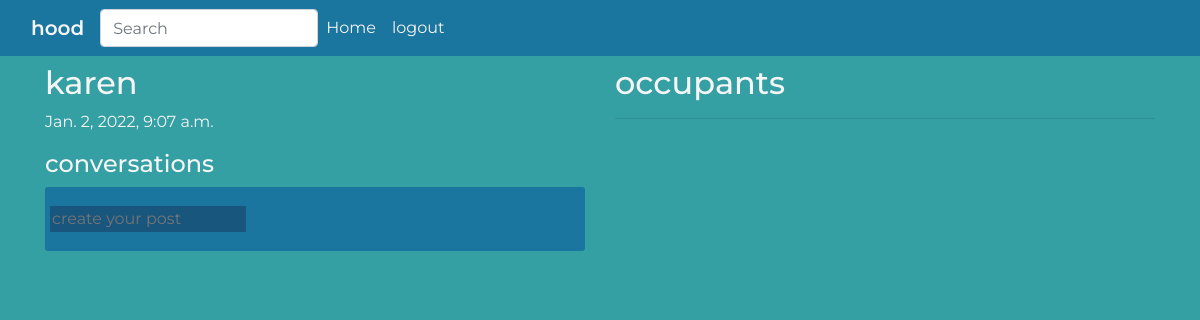
Before: /hood/2/ (signed in) with the older database file.
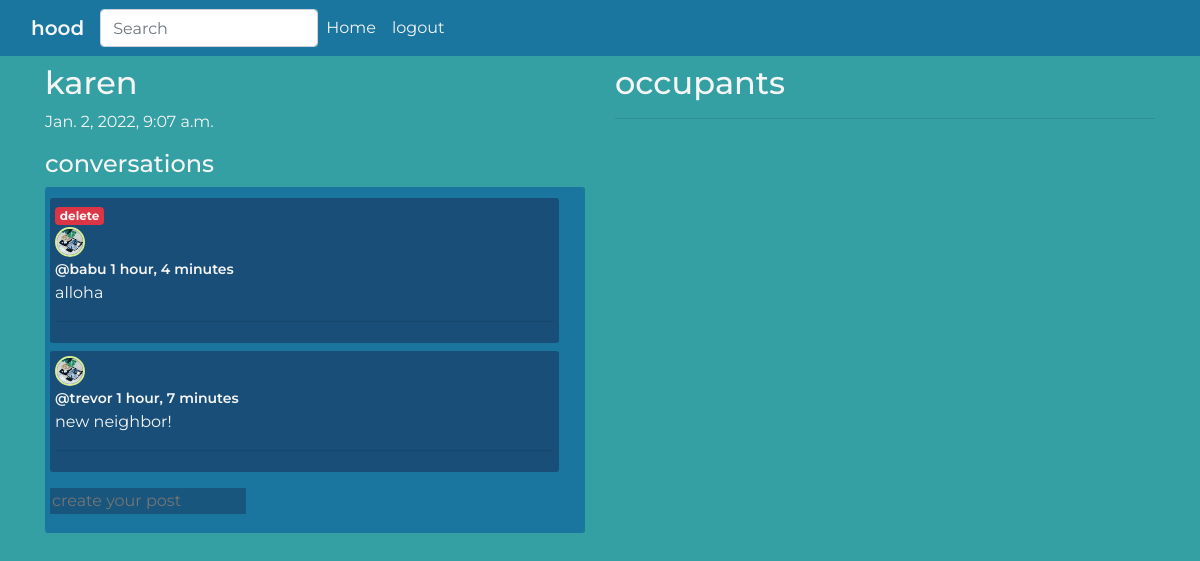
After: the same page with the newer database file.
### app/models.py (models this page shows, shortened)
class Post(models.Model):
    user = models.ForeignKey(User, on_delete=models.CASCADE)
    hood = models.ForeignKey(Hood, on_delete=models.CASCADE)
    body = models.TextField()
    updated = models.DateTimeField(auto_now=True)
    created = models.DateTimeField(auto_now_add=True)
    class Meta:
        ordering = ['-updated', '-created']

class User(AbstractUser):
    name = models.CharField(max_length=200, null=True)
    email = models.EmailField(unique=True, null=True)
    bio = models.TextField(null=True)
    profile_pic = models.ImageField(null=True, default='user.png')
    USERNAME_FIELD = 'email'
    REQUIRED_FIELDS = []

### app/views.py (the view, shortened to what this page needs)
# urls.py: path('hood/<int:pk>/', views.hood, name='hood'),
def hood(request, pk):
    hood = Hood.objects.get(id=pk)
    posts = hood.post_set.all().order_by('-created')
    occupants = hood.occupants.all()
    context = {
        'hood':hood,
        'posts':posts,
        'occupants':occupants
    }
    return render(request, 'app/hood.html', context)

### app/templates/app/hood.html (shortened to what this page needs)
{% extends 'base.html' %}
{% block content %}
<div class="hood-container container my-2">
    <div class="row">
        <div class="col-md-6">
            <h2>{{ hood.name }}</h2>
            <p>{{ hood.created }}</p>
            <h4>conversations</h4>
            <div class='comment-wrapper'>
                {% for post in posts %}
                    <div class="post my-2">
                        {% if request.user == post.user %}
                            <a href="{% url 'delete_post' post.id %}"><span class="badge bg-danger">delete</span></a>
                        {% endif %}
                        <div class="user-profile">
                            <img src="{{ user.profile_pic.url }}" alt="">
                        </div>
                        <small>@{{ post.user.name }} {{ post.created | timesince }}</small>
                        <p>{{ post.body }}</p>
                        <hr>
                    </div>
                {% endfor %}
                {% if request.user.is_authenticated %}
                <div class="comment-form my-3">
                    <form action="" method='POST'>
                        <input type="text" name='body' placeholder="create your post"/>
                    </form>
                </div>
                {% endif %}
            </div>
        </div>
        <div class="col-md-6">
            <h2>occupants</h2>
            <hr>
        </div>
    </div>
</div>
{% endblock %}

Changed rows visible on the page:
added Post: shows "delete", profile_pic (picture), user.name "babu", created "1 hour, 4 minutes", body "alloha"
added Post: profile_pic (picture), user.name "trevor", created "1 hour, 7 minutes", body "new neighbor!"
